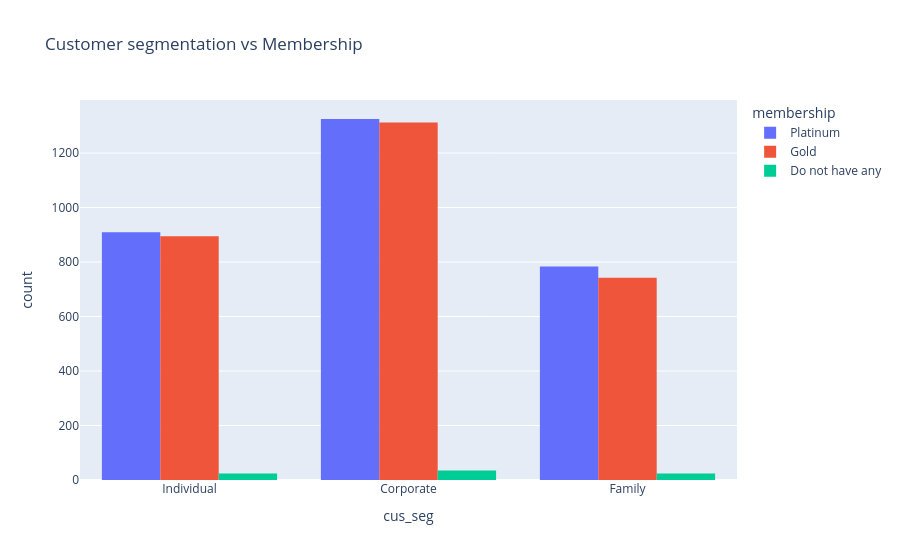

The notebook cell this image was saved under:
### Markdown cell above
## Membership and customer segmentation

### Code cell
fig_membership_seg = px.histogram(hotel, x='cus_seg', color='membership',
                                 barmode='group',
                                title='Customer segmentation vs Membership')
fig_membership_seg.show()

### Figure 1 — Plotly figure (JSON) as saved in the notebook; plotly's stock layout.template omitted (floating-point values rounded to 4 significant figures; data arrays with more than 128 entries replaced by an {"elided": "..."} marker saying what was removed)
{"data": [{"alignmentgroup": "True", "bingroup": "x", "hovertemplate": "membership=Platinum<br>cus_seg=%{x}<br>count=%{y}<extra></extra>", "legendgroup": "Platinum", "marker": {"color": "#636efa", "pattern": {"shape": ""}}, "name": "Platinum", "offsetgroup": "Platinum", "orientation": "v", "showlegend": true, "type": "histogram", "x": {"elided": "3018 str values"}, "xaxis": "x", "yaxis": "y"}, {"alignmentgroup": "True", "bingroup": "x", "hovertemplate": "membership=Gold<br>cus_seg=%{x}<br>count=%{y}<extra></extra>", "legendgroup": "Gold", "marker": {"color": "#EF553B", "pattern": {"shape": ""}}, "name": "Gold", "offsetgroup": "Gold", "orientation": "v", "showlegend": true, "type": "histogram", "x": {"elided": "2949 str values"}, "xaxis": "x", "yaxis": "y"}, {"alignmentgroup": "True", "bingroup": "x", "hovertemplate": "membership=Do not have any<br>cus_seg=%{x}<br>count=%{y}<extra></extra>", "legendgroup": "Do not have any", "marker": {"color": "#00cc96", "pattern": {"shape": ""}}, "name": "Do not have any", "offsetgroup": "Do not have any", "orientation": "v", "showlegend": true, "type": "histogram", "x": ["Individual", "Individual", "Corporate", "Corporate", "Family", "Corporate", "Individual", "Corporate", "Corporate", "Corporate", "Family", "Corporate", "Individual", "Corporate", "Family", "Individual", "Family", "Individual", "Corporate", "Individual", "Corporate", "Individual", "Family", "Individual", "Individual", "Corporate", "Individual", "Family", "Family", "Corporate", "Family", "Corporate", "Individual", "Family", "Corporate", "Corporate", "Family", "Individual", "Family", "Corporate", "Corporate", "Family", "Corporate", "Individual", "Corporate", "Individual", "Corporate", "Corporate", "Family", "Corporate", "Corporate", "Family", "Corporate", "Corporate", "Family", "Corporate", "Individual", "Individual", "Family", "Corporate", "Corporate", "Family", "Individual", "Individual", "Corporate", "Corporate", "Family", "Corporate", "Individual", "Individual", "Family", "Individual", "Family", "Corporate", "Family", "Individual", "Corporate", "Family", "Corporate", "Family", "Individual", "Corporate", "Family"], "xaxis": "x", "yaxis": "y"}], "layout": {"autosize": true, "barmode": "group", "legend": {"title": {"text": "membership"}, "tracegroupgap": 0}, "title": {"text": "Customer segmentation vs Membership"}, "xaxis": {"anchor": "y", "autorange": true, "domain": [0, 1], "range": [-0.5, 2.5], "title": {"text": "cus_seg"}, "type": "category"}, "yaxis": {"anchor": "x", "autorange": true, "domain": [0, 1], "range": [0, 1395.0], "title": {"text": "count"}}}}
